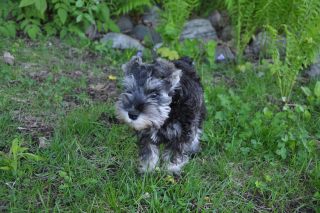
//> input picture C++/opencv/ov_3rd/OpenCV3-Computer-Vision-Application-Programming-Cookbook-Third-Edition-master/Chapter01/puppy.bmp, 320 x 213 px
$ ./mat   (built with g++ and OpenCV 4)
//> lines starting //> are read from the running program, lines starting //| are printed output that depends on the picture
// [17 lines of licence text are left out]

#include <iostream>

#include <opencv2/core.hpp>
#include <opencv2/highgui.hpp>

// test function that creates an image
cv::Mat function() {

   // create image
   cv::Mat ima(500,500,CV_8U,50);
   // return it
   return ima;
}

int main() {

	// create a new image made of 240 rows and 320 columns
	cv::Mat image1(240,320,CV_8U,100);
	// or:
	// cv::Mat image1(240,320,CV_8U,cv::Scalar(100));

	cv::imshow("Image", image1); // show the image
	cv::waitKey(0); // wait for a key pressed

	// re-allocate a new image
    // (only if size or type are different)
	image1.create(200,200,CV_8U);
	image1= 200;

	cv::imshow("Image", image1); // show the image
	cv::waitKey(0); // wait for a key pressed

	// create a red color image
	// channel order is BGR
	cv::Mat image2(240,320,CV_8UC3,cv::Scalar(0,0,255));

	// or:
	// cv::Mat image2(cv::Size(320,240),CV_8UC3);
	// image2= cv::Scalar(0,0,255);

	cv::imshow("Image", image2); // show the image
	cv::waitKey(0); // wait for a key pressed

	// read an image
	cv::Mat image3=  cv::imread("puppy.bmp");
//> image3 is the input picture: 213 rows x 320 cols, CV_8UC3; mean B, G, R 73.8, 106.5, 77.2

	// all these images point to the same data block
	cv::Mat image4(image3);
	image1= image3;

	// these images are new copies of the source image
	image3.copyTo(image2);
	cv::Mat image5= image3.clone();

	// transform the image for testing
	cv::flip(image3,image3,1);
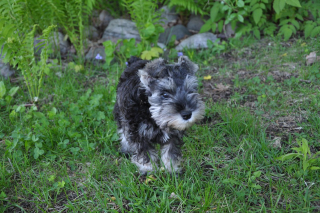
//> image3: 213 rows x 320 cols, CV_8UC3; mean B, G, R 73.8, 106.5, 77.2

	// check which images have been affected by the processing
	cv::imshow("Image 3", image3);
	cv::imshow("Image 1", image1);
	cv::imshow("Image 2", image2);
	cv::imshow("Image 4", image4);
	cv::imshow("Image 5", image5);
	cv::waitKey(0); // wait for a key pressed

    // get a gray-level image from a function
    cv::Mat gray= function();

	cv::imshow("Image", gray); // show the image
	cv::waitKey(0); // wait for a key pressed

	// read the image in gray scale
	image1=  cv::imread("puppy.bmp", 0);
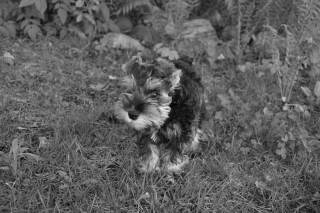
//> image1: 213 rows x 320 cols, CV_8UC1; min 7, max 228, mean 94

	// convert the image into a floating point image [0,1]
	image1.convertTo(image2,CV_32F,1/255.0,0.0);

	cv::imshow("Image", image2); // show the image

	// Test cv::Matx
	// a 3x3 matrix of double-precision
	cv::Matx33d matrix(3.0, 2.0, 1.0,
		               2.0, 1.0, 3.0,
		               1.0, 2.0, 3.0);
	// a 3x1 matrix (a vector)
	cv::Matx31d vector(5.0, 1.0, 3.0);
	// multiplication
	cv::Matx31d result = matrix*vector;

	std::cout << result;

	cv::waitKey(0); // wait for a key pressed
	return 0;
}
